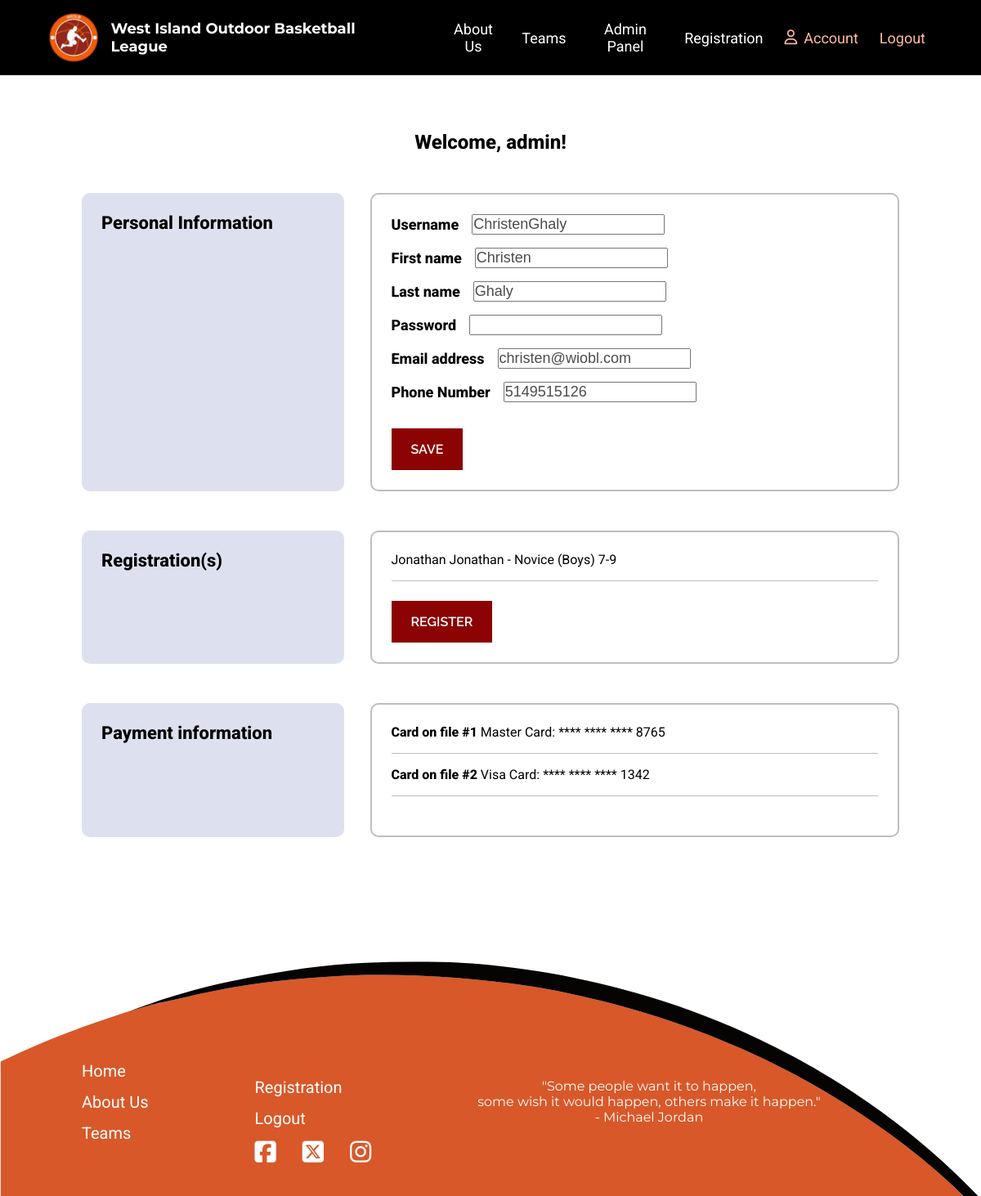
The page /wioblapp/account/9/ (signed in) on the database its author committed.
### wioblapp/models.py (models this page shows)
class UserAccount(AbstractUser):
    role = models.ForeignKey(Role, on_delete=models.RESTRICT, related_name="user_accounts", null=True, blank=True)
    phone = models.CharField("Phone Number", max_length=15,  blank=True, null=True)
    def __str__(self):
        return self.username

class Registration(models.Model):
    player = models.ForeignKey(Player, on_delete=models.CASCADE, related_name="registrations")
    team = models.ForeignKey(Team, on_delete=models.SET_NULL, null=True, blank=True, related_name="registrations")  # Add this line
    reg_type = models.ForeignKey(RegistrationType, on_delete=models.CASCADE, related_name="registrations")
    address = models.CharField("Address", max_length=200)
    email = models.EmailField("Email Adress", max_length=254, blank=True, null=True)
    phone = models.CharField("Phone Number", max_length=15)
    uniform_size = models.CharField("Uniform Size", max_length=3)
    consent = models.BooleanField("Consent", default=False, null=False)
    volunteer = models.BooleanField("Volunteer", default=False)
    date_time = models.DateTimeField("Date", auto_now_add=True)
    message = models.TextField("Special Requests", blank=True, null=True)
    def __str__(self):
        return f"{self.player} - {self.reg_type}"

class Player(models.Model):
    related_account = models.ForeignKey(UserAccount, on_delete=models.CASCADE, related_name="players")
    team_name = models.ForeignKey(Team, on_delete=models.RESTRICT, related_name="players", blank=True, null=True)
    name = models.CharField("Name", max_length=50)
    dob = models.DateField("Date Of Birth")
    gender = models.CharField("Gender", max_length=20, blank=True, null=True)
    def __str__(self):
        return self.name

class RegistrationType(models.Model):
    reg_type = models.CharField("Registration Type", max_length=50, primary_key=True)
    description = models.CharField("Description", max_length=300)
    cost = models.IntegerField("Cost",
                               validators=[MinValueValidator(0)])
    def __str__(self):
        return str(self.reg_type)

### wioblapp/views.py (the view, shortened to what this page needs)
# urls.py: path("account/<int:account_id>/", views.member_account, name="member_account"),
@login_required(login_url="login")
def member_account(request, account_id):
    member = get_object_or_404(UserAccount, pk=account_id)
    players = Player.objects.filter(related_account=account_id)
    registrations = Registration.objects.filter(player__in=players)
    password = member.password
    try:
        player = Player.objects.filter(related_account=account_id).first()
    except Player.DoesNotExist:
        pass
    try:
        registration = Registration.objects.get(player=player)
    except Registration.DoesNotExist:
        pass
    if request.method == "GET":
        account_form = ModifyAccountForm(instance=member)
    context = {
        "account_form": account_form,
        "member": member,
        "players": players,
        "registrations": registrations,
    }
    return render(request, "member_account.html", context)

### wioblapp/forms.py
class ModifyAccountForm(forms.ModelForm):
    password = forms.CharField(label="Password", max_length=20, widget=forms.PasswordInput, required=True)
    phone = forms.CharField(label="Phone Number", required=False)
    class Meta:
        model = UserAccount
        fields = ["username", "first_name", "last_name", "password", "email", "phone"]

### wioblapp/templates/member_account.html (shortened to what this page needs)
{% extends 'base.html' %}
{% load static %}
{% block content %}
    {% if request.user.is_authenticated %}
        <section class="account-info">
            <div class="container">
                <div class="profile-info">
                    <p>Welcome, {{ request.user }}!</p>
                </div>
                <div class="account-flex">
                    <div class="account-left">
                        <h3>Personal Information</h3>
                    </div>
                    <div class="account-right">
                        <div class="account-content">
                            <form action="{% url 'member_account' request.user.id %}" method="POST">
                                <div class="form">
                                    {% for field in account_form %}
                                        <div class="input-edit">
                                            <label for="{{ field.id_for_label }}">{{ field.label }}</label>
                                            {{ field }}
                                        </div>
                                    {% endfor %}
                                </div>
                                <div class="button-container">
                                    <button name="account_edit" class="action-button button" >Save</button>
                                </div>
                            </form>
                        </div>
                    </div>
                </div>
                <div class="account-flex">
                    <div class="account-left">
                        <h3>Registration(s)</h3>
                    </div>
                    <div class="account-right">
                        <div class=" account-content account-reg">
                            <div>
                                {% if registrations %}
                                <ul>
                                {% for registration in registrations %}
                                    <li>{{ registration }}</li>
                                {% endfor %}
                                </ul>
                                {% else %}
                                    <p>You don't have any registrations</p>
                                {% endif %}
                            </div>
                            <div class="button-container">
                                <a href="{% url 'registration' %}" class="action-button button">Register</a>
                            </div>
                        </div>
                    </div>
                </div>
                <div class="account-flex">
                    <div class="account-left">
                        <h3>Payment information</h3>
                    </div>
                    <div class="account-right">
                        <div class="account-content">
                            <ul>
                                <li><span>Card on file #1</span> Master Card: **** **** **** 8765</li>
                                <li><span>Card on file #2</span> Visa Card: **** **** **** 1342</li>
                            </ul>
                        </div>
                    </div>
                </div>
            </div>
        </section>
    {% endif %}
{% endblock %}

### wiobl/static/style.css (style rules this page uses)
* { margin: 0; padding: 0; box-sizing: border-box; }
body { font-family: Roboto; }
section { padding: 48px 0; }
h3 { font-family: Roboto; font-size: 28px; font-weight: 400; }
.container { max-width: 1000px; width: 90%; margin-right: auto; margin-left: auto; }
.button { display: inline-block; padding: 16px 24px; font-size: 16px; font-weight: 600; font-family: Raleway; text-align: center; text-decoration: none; text-transform: uppercase; transition: background-color 0.3s ease, transform 0.3s ease; border: none; color: #FFFFFF; transition: 0.5s; }
.action-button { background-color: #8C0303; }
.login-form label, input { display: block; }
.account-info .profile-info { text-align: center; margin-bottom: 48px; }
.account-info .profile-info p { font-size: 24px; font-weight: 800; }
.account-info .account-flex { display: flex; gap: 32px; margin-bottom: 48px; }
.account-info .account-left { width: 33%; background-color: #DDE1EF; border-radius: 10px; padding: 24px; }
.account-info .account-right { width: 67%; }
.account-info .account-content { border-radius: 10px; border: 2px solid #bebebe; padding: 24px; }
.account-info .form { margin-bottom: 32px; }
.account-info h3 { font-size: 22px; font-weight: 800; }
.account-info .input-edit { display: flex; align-items: center; gap: 16px; margin-bottom: 16px; }
.account-info label { font-size: 18px; font-weight: 800; }
.account-info input { color: #4c4c4c; font-size: 18px; }
.account-info li { margin-bottom: 16px; padding-bottom: 16px; border-bottom: 1px solid #bebebe; }
.account-info ul { margin-bottom: 24px; list-style: none; }
.account-info span { font-weight: 800; }

### rows shown on the page
UserAccount: user "admin"
UserAccount: account_form "ChristenGhaly" "Christen" "Ghaly" "christen@wiobl.com" "5149515126"
Registration: player+reg_type "Jonathan Jonathan - Novice (Boys) 7-9"

### other values the page prints
{{ field.label }} "Username" "First name" "Last name" "Password" "Email address" "Phone Number"
